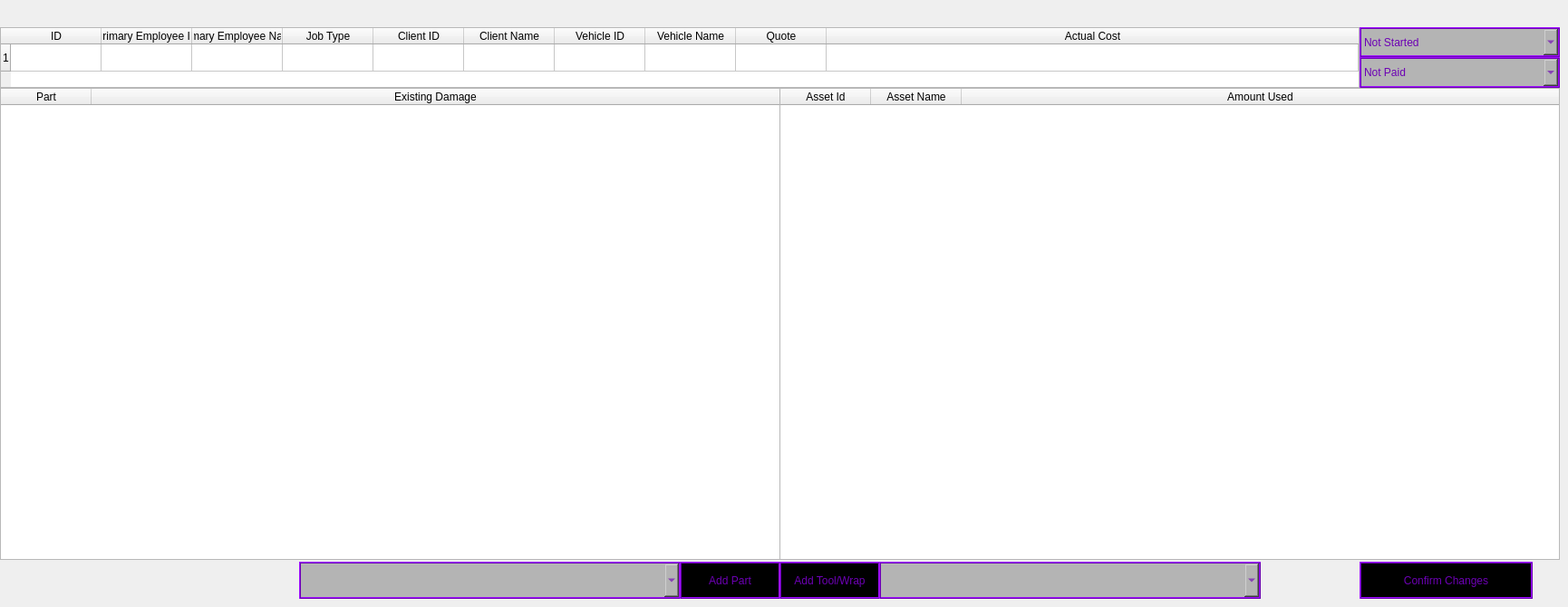
       <widget class="QWidget" name="updateJobPage">
        <widget class="QTableWidget" name="updateJobTbl">
         <property name="geometry">
          <rect>
           <x>0</x>
           <y>30</y>
           <width>1500</width>
           <height>67</height>
          </rect>
         </property>
         <property name="styleSheet">
          <string notr="true">background: rgb(180, 180, 180);
QTabBar::tab {
	background: rgb(0, 0, 0);
}

QTabBar::tab:selected {
	background: rgb(180, 180, 180);
}

QTabWidget::pane {
    border: 2px solid rgb(0,0,0);
};
gridline-color: rgb(159, 15, 255);
background-color: rgb(180, 180, 180);
font: 9pt &quot;Segoe UI&quot;;
</string>
         </property>
         <property name="alternatingRowColors">
          <bool>true</bool>
         </property>
         <property name="sortingEnabled">
          <bool>true</bool>
         </property>
         <property name="rowCount">
          <number>1</number>
         </property>
         <property name="columnCount">
          <number>10</number>
         </property>
         <attribute name="horizontalHeaderCascadingSectionResizes">
          <bool>true</bool>
         </attribute>
         <attribute name="horizontalHeaderStretchLastSection">
          <bool>true</bool>
         </attribute>
         <attribute name="verticalHeaderCascadingSectionResizes">
          <bool>true</bool>
         </attribute>
         <row/>
         <column>
          <property name="text">
           <string>ID</string>
          </property>
         </column>
         <column>
          <property name="text">
           <string>Primary Employee ID</string>
          </property>
         </column>
         <column>
          <property name="text">
           <string>Primary Employee Name</string>
          </property>
         </column>
         <column>
          <property name="text">
           <string>Job Type</string>
          </property>
         </column>
         <column>
          <property name="text">
           <string>Client ID</string>
          </property>
         </column>
         <column>
          <property name="text">
           <string>Client Name</string>
          </property>
         </column>
         <column>
          <property name="text">
           <string>Vehicle ID</string>
          </property>
         </column>
         <column>
          <property name="text">
           <string>Vehicle Name</string>
          </property>
         </column>
         <column>
          <property name="text">
           <string>Quote</string>
          </property>
         </column>
         <column>
          <property name="text">
           <string>Actual Cost</string>
          </property>
         </column>
        </widget>
        <widget class="QTableWidget" name="toolsTbl">
         <property name="geometry">
          <rect>
           <x>860</x>
           <y>97</y>
           <width>861</width>
           <height>521</height>
          </rect>
         </property>
         <property name="styleSheet">
          <string notr="true">border: 2px solid rgb(108, 0, 180);
QTabBar::tab {
	background: rgb(0, 0, 0);
}

QTabBar::tab:selected {
	background: rgb(128, 128, 128);
}

QTabWidget::pane {
    border: 2px solid rgb(0,0,0);
};
gridline-color: rgb(159, 15, 255);
background-color: rgb(180, 180, 180);
font: 9pt &quot;Segoe UI&quot;;
</string>
         </property>
         <property name="alternatingRowColors">
          <bool>true</bool>
         </property>
         <property name="sortingEnabled">
          <bool>true</bool>
         </property>
         <property name="rowCount">
          <number>0</number>
         </property>
         <property name="columnCount">
          <number>3</number>
         </property>
         <attribute name="horizontalHeaderCascadingSectionResizes">
          <bool>true</bool>
         </attribute>
         <attribute name="horizontalHeaderStretchLastSection">
          <bool>true</bool>
         </attribute>
         <attribute name="verticalHeaderVisible">
          <bool>false</bool>
         </attribute>
         <column>
          <property name="text">
           <string>Asset Id</string>
          </property>
         </column>
         <column>
          <property name="text">
           <string>Asset Name</string>
          </property>
         </column>
         <column>
          <property name="text">
           <string>Amount Used</string>
          </property>
         </column>
        </widget>
        <widget class="QTableWidget" name="carPartsTbl">
         <property name="geometry">
          <rect>
           <x>0</x>
           <y>97</y>
           <width>861</width>
           <height>521</height>
          </rect>
         </property>
         <property name="styleSheet">
          <string notr="true">border: 2px solid rgb(108, 0, 180);
QTabBar::tab {
	background: rgb(0, 0, 0);
}

QTabBar::tab:selected {
	background: rgb(128, 128, 128);
}

QTabWidget::pane {
    border: 2px solid rgb(0,0,0);
};
gridline-color: rgb(159, 15, 255);
background-color: rgb(180, 180, 180);
font: 9pt &quot;Segoe UI&quot;;
</string>
         </property>
         <property name="alternatingRowColors">
          <bool>true</bool>
         </property>
         <property name="sortingEnabled">
          <bool>true</bool>
         </property>
         <property name="columnCount">
          <number>2</number>
         </property>
         <attribute name="horizontalHeaderCascadingSectionResizes">
          <bool>true</bool>
         </attribute>
         <attribute name="horizontalHeaderStretchLastSection">
          <bool>true</bool>
         </attribute>
         <attribute name="verticalHeaderVisible">
          <bool>false</bool>
         </attribute>
         <attribute name="verticalHeaderCascadingSectionResizes">
          <bool>true</bool>
         </attribute>
         <column>
          <property name="text">
           <string>Part</string>
          </property>
         </column>
         <column>
          <property name="text">
           <string>Existing Damage</string>
          </property>
         </column>
        </widget>
        <widget class="QComboBox" name="newPartBox">
         <property name="geometry">
          <rect>
           <x>330</x>
           <y>620</y>
           <width>421</width>
           <height>41</height>
          </rect>
         </property>
         <property name="styleSheet">
          <string notr="true">background-color: rgb(180, 180, 180);
color: rgb(108, 0, 180);
border: 2px ridge rgb(108, 0, 180); </string>
         </property>
         <property name="editable">
          <bool>false</bool>
         </property>
        </widget>
        <widget class="QPushButton" name="addPartBtn">
         <property name="geometry">
          <rect>
           <x>750</x>
           <y>620</y>
           <width>111</width>
           <height>41</height>
          </rect>
         </property>
         <property name="styleSheet">
          <string notr="true">background-color: rgb(0, 0, 0);
color: rgb(108, 0, 180);
border: 2px ridge rgb(108, 0, 180); </string>
         </property>
         <property name="text">
          <string>Add Part</string>
         </property>
        </widget>
        <widget class="QPushButton" name="addToolBtn">
         <property name="geometry">
          <rect>
           <x>860</x>
           <y>620</y>
           <width>111</width>
           <height>41</height>
          </rect>
         </property>
         <property name="styleSheet">
          <string notr="true">background-color: rgb(0, 0, 0);
color: rgb(108, 0, 180);
border: 2px ridge rgb(108, 0, 180); </string>
         </property>
         <property name="text">
          <string>Add Tool/Wrap</string>
         </property>
        </widget>
        <widget class="QComboBox" name="newToolBox">
         <property name="geometry">
          <rect>
           <x>970</x>
           <y>620</y>
           <width>421</width>
           <height>41</height>
          </rect>
         </property>
         <property name="styleSheet">
          <string notr="true">background-color: rgb(180, 180, 180);
color: rgb(108, 0, 180);
border: 2px ridge rgb(108, 0, 180); </string>
         </property>
         <property name="editable">
          <bool>false</bool>
         </property>
        </widget>
        <widget class="QPushButton" name="confirmUpdateBtn">
         <property name="geometry">
          <rect>
           <x>1500</x>
           <y>620</y>
           <width>191</width>
           <height>41</height>
          </rect>
         </property>
         <property name="styleSheet">
          <string notr="true">background-color: rgb(0, 0, 0);
color: rgb(108, 0, 180);
border: 2px ridge rgb(108, 0, 180); </string>
         </property>
         <property name="text">
          <string>Confirm Changes</string>
         </property>
        </widget>
        <widget class="QComboBox" name="progressBox">
         <property name="geometry">
          <rect>
           <x>1500</x>
           <y>30</y>
           <width>221</width>
           <height>33</height>
          </rect>
         </property>
         <property name="styleSheet">
          <string notr="true">background-color: rgb(180, 180, 180);
color: rgb(108, 0, 180);
border: 2px ridge rgb(108, 0, 180); </string>
         </property>
         <item>
          <property name="text">
           <string>Not Started</string>
          </property>
         </item>
         <item>
          <property name="text">
           <string>In Progress</string>
          </property>
         </item>
         <item>
          <property name="text">
           <string>Finished</string>
          </property>
         </item>
        </widget>
        <widget class="QComboBox" name="paidBox">
         <property name="geometry">
          <rect>
           <x>1500</x>
           <y>63</y>
           <width>221</width>
           <height>34</height>
          </rect>
         </property>
         <property name="styleSheet">
          <string notr="true">background-color: rgb(180, 180, 180);
color: rgb(108, 0, 180);
border: 2px ridge rgb(108, 0, 180); </string>
         </property>
         <item>
          <property name="text">
           <string>Not Paid</string>
          </property>
         </item>
         <item>
          <property name="text">
           <string>Paid</string>
          </property>
         </item>
        </widget>
       </widget>
